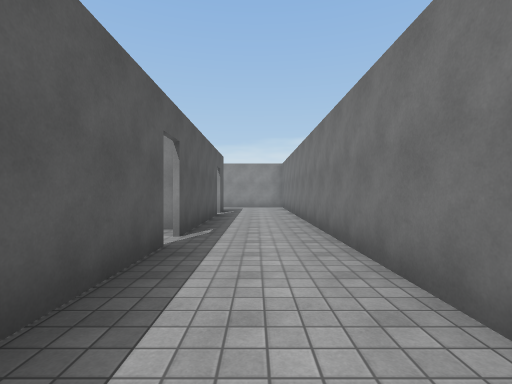
view 1 (above)

24 first-person views from a walk through a 3-D level made in the Unity game engine. The camera is 1.4 m above the floor, looks level and sees 85° across. The floor is counted in squares, 2 m on a side. Each view is taken from the middle of a square. On the plan, view 1 faces up. The plan holds only what a view shows up to about 9 squares ahead; the rest is blank. The place goes on beyond the plan. Surface patterns are stand-ins for the level's own textures.

view 2
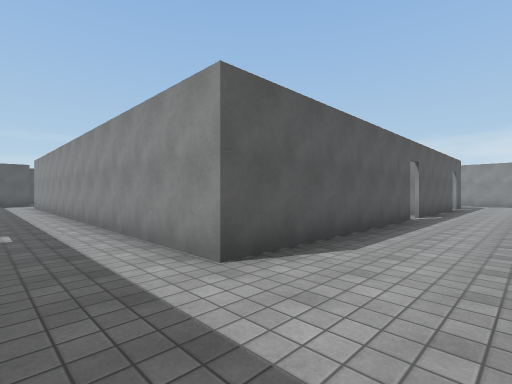

view 3
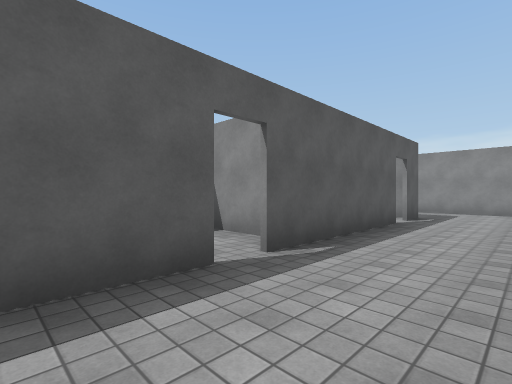

view 4
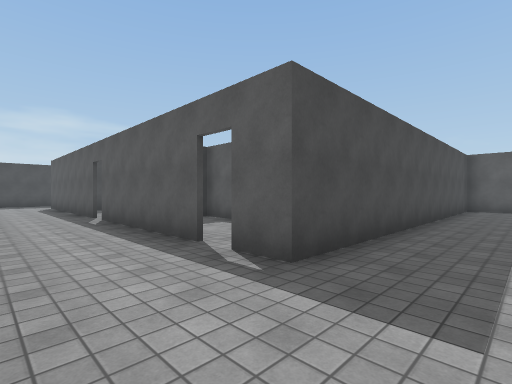

view 5
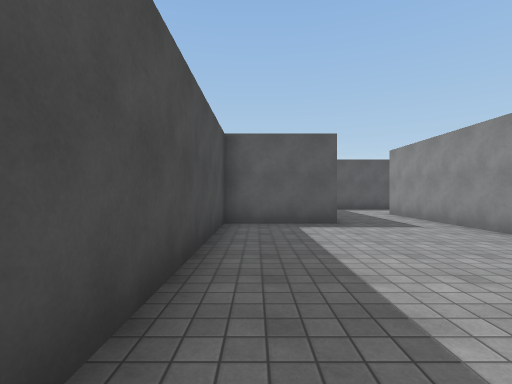

view 6
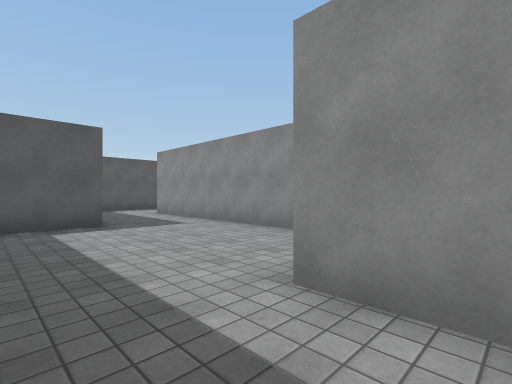

view 7
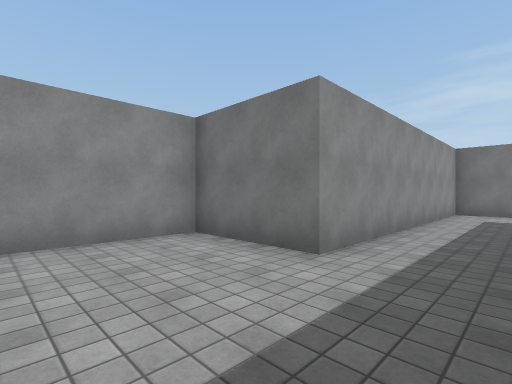

view 8
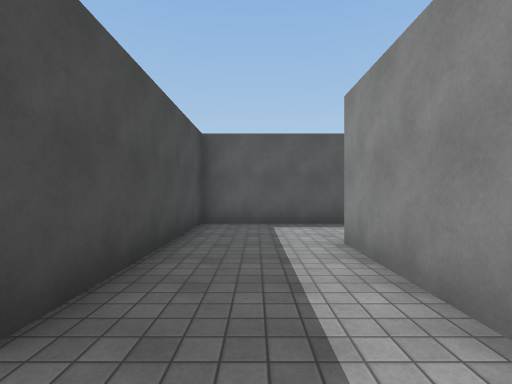

view 9
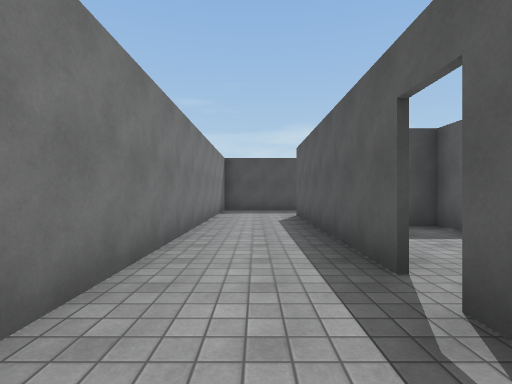

view 10
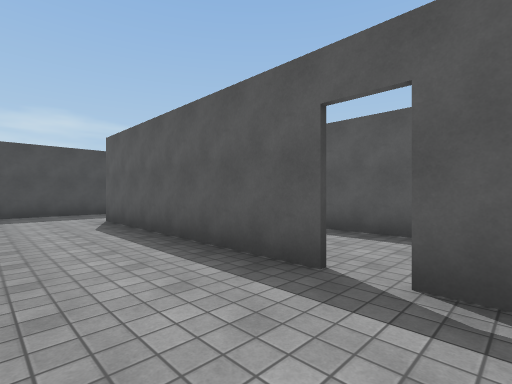

view 11
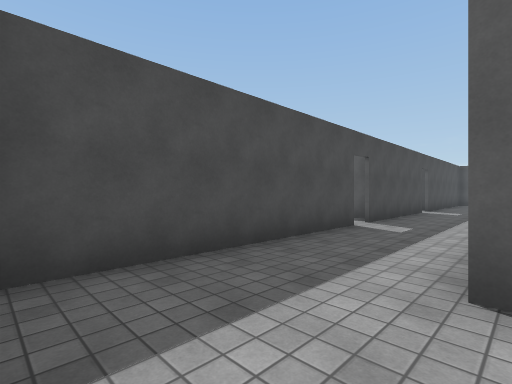

view 12
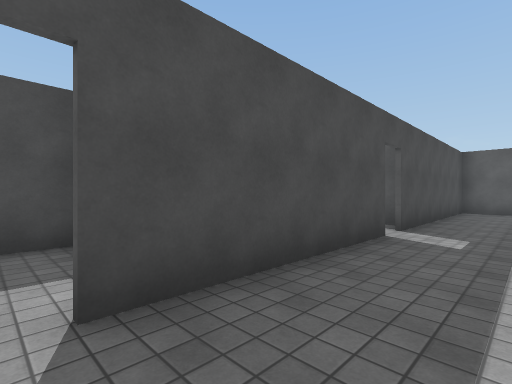

view 13
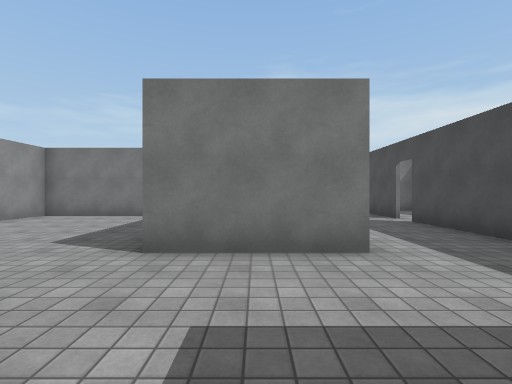

view 14
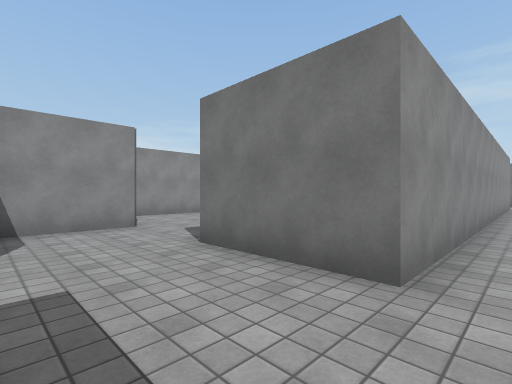

view 15
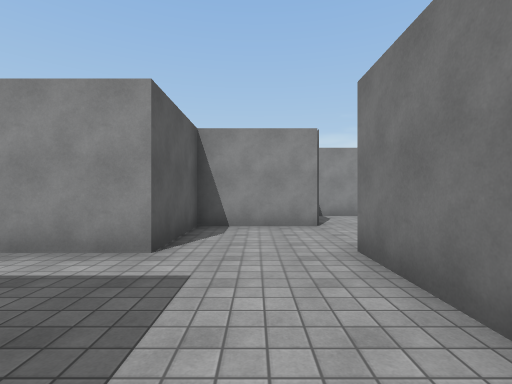

view 16
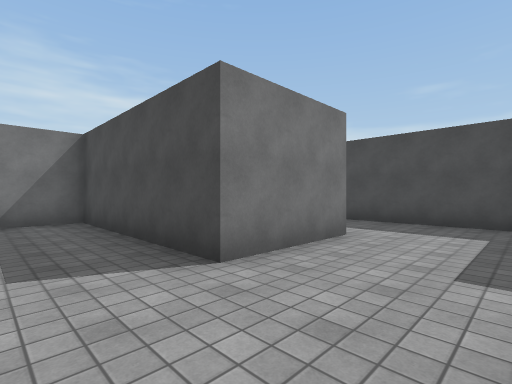

view 17
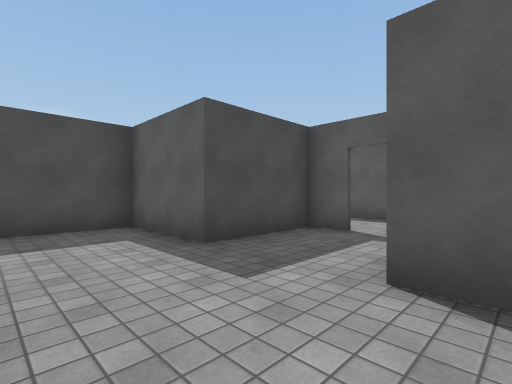

view 18
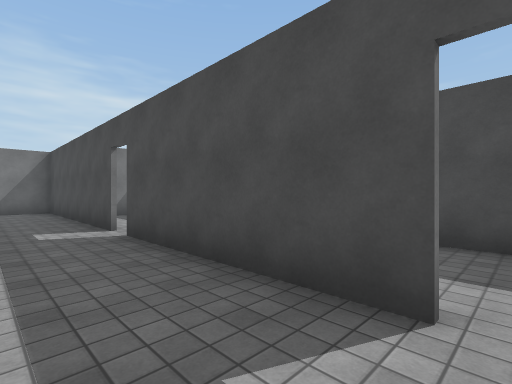

view 19
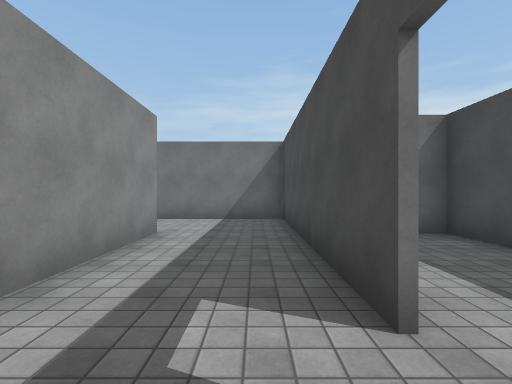

view 20
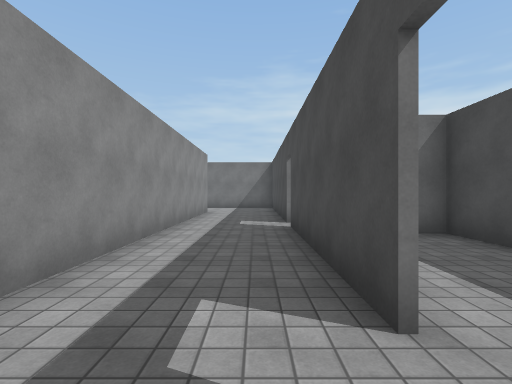

view 21
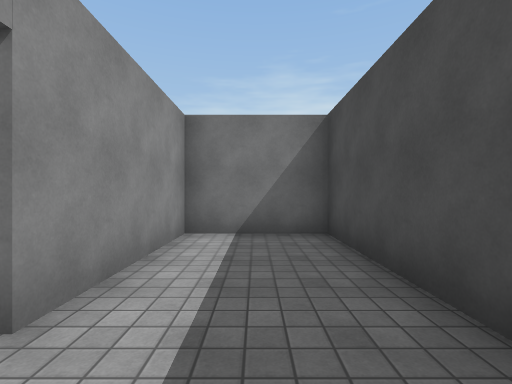

view 22
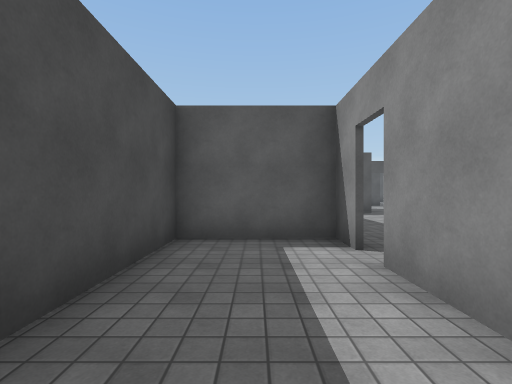

view 23
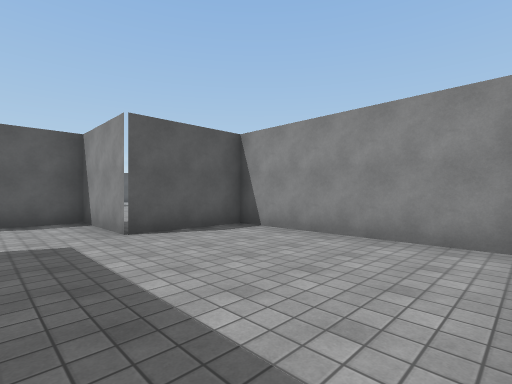

view 24
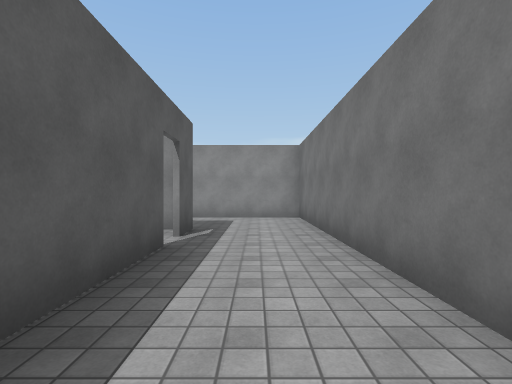

### Floor plan
Points are (right, up) in squares from view 1. A wall is a line through its corners. A room is listed if a view was taken in it or the views show most of it. See-through windows are left out.
Room 1 (views 1, 2, 3, 4, 5, 6, 7, 8, 9, 10, 11, 12, 18, 19, 20, 24)
walls: (-1.2, 8.6) (-1.2, 4.4); (-1.2, 3.6) (-1.2, -2.3) (-13.8, -2.3); (-4.6, -4.7) (1.2, -4.7) (1.2, 12.7) (-6.3, 12.7) (-6.3, 15.2) (-13.9, 15.2); (-16.2, 14.5) (-16.2, 12.8) (-11.2, 12.8) (-11.2, 10.3) (-1.2, 10.3) (-1.2, 9.4); (-9.8, -4.7) (-5.4, -4.7); (-14.5, -4.7) (-10.4, -4.7)
ways out: opening at (-14, -3.5) to room 2; opening at (-10, -5) to room 3; opening at (-1, 4) to room 5; opening at (-15, 14); opening at (-5, -5); opening at (-2.5, 8.5)
Room 2 (views 13, 14, 15, 16, 17)
walls: (-13.8, -2.3) (-13.8, 0.3); (-18.7, -1.4) (-18.7, -2.2) (-16.2, -2.2) (-16.2, -4.7) (-14.5, -4.7); (-13.7, 2.7) (-16.2, 2.7) (-16.2, 0.2) (-18, 0.2)
ways out: opening at (-14, -3.5) to room 1; opening at (-13.5, 1.5) to room 4; opening at (-18, -1)
Room 3 (views 21, 22)
walls: (-10.4, -4.8) (-11.2, -4.8) (-11.2, -7.2) (-6.3, -7.2) (-6.3, -4.8) (-9.6, -4.8)
ways out: opening at (-10, -5) to room 1
Room 4 (view 23)
walls: (-13.8, 0.3) (-8.8, 0.3) (-8.8, 5.2) (-13.7, 5.2) (-13.7, 2.7)
ways out: opening at (-13.5, 1.5) to room 2
Room 5 (no view inside)
walls: (-3.7, 3.8) (-3.7, 0.3) (-3.1, 0.3); (-1.5, 5.2) (-3.4, 5.2)
ways out: opening at (-1, 4) to room 1

Where each view was taken, in squares from view 1:
view 1: 0 up, 0 right, facing up
view 2: 4 down, 1 right, facing up-left
view 3: 2 up, 1 right, facing up-left
view 4: 12 up, 1 right, facing down-left
view 5: 11 up, 5 left, facing left
view 6: 11 up, 5 left, facing up-left
view 7: 11 up, 9 left, facing up-right
view 8: 14 up, 10 left, facing left
view 9: 6 up, 0 right, facing down
view 10: 5 up, 1 right, facing down-left
view 11: 2 down, 1 right, facing down-left
view 12: 3 down, 5 left, facing down-left
view 13: 1 down, 17 left, facing right
view 14: 3 down, 16 left, facing up-right
view 15: 3 down, 15 left, facing up
view 16: 2 up, 16 left, facing down-right
view 17: 1 up, 14 left, facing down-left
view 18: 3 down, 10 left, facing down-right
view 19: 4 down, 6 left, facing right
view 20: 4 down, 11 left, facing right
view 21: 6 down, 11 left, facing right
view 22: 6 down, 7 left, facing left
view 23: 1 up, 9 left, facing up-left
view 24: 5 up, 0 right, facing up
